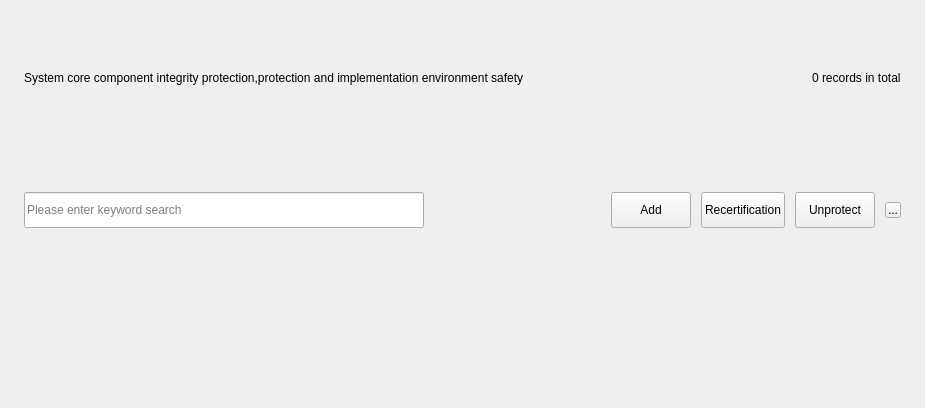
<?xml version="1.0" encoding="UTF-8"?>
<ui version="4.0">
 <class>ExecuteProtected</class>
 <widget class="QWidget" name="ExecuteProtected">
  <property name="geometry">
   <rect>
    <x>0</x>
    <y>0</y>
    <width>925</width>
    <height>408</height>
   </rect>
  </property>
  <property name="windowTitle">
   <string>Form</string>
  </property>
  <layout class="QVBoxLayout" name="verticalLayout">
   <property name="spacing">
    <number>10</number>
   </property>
   <property name="leftMargin">
    <number>24</number>
   </property>
   <property name="topMargin">
    <number>16</number>
   </property>
   <property name="rightMargin">
    <number>0</number>
   </property>
   <property name="bottomMargin">
    <number>4</number>
   </property>
   <item>
    <layout class="QHBoxLayout" name="horizontalLayout">
     <property name="rightMargin">
      <number>24</number>
     </property>
     <item>
      <widget class="QLabel" name="m_note">
       <property name="minimumSize">
        <size>
         <width>420</width>
         <height>0</height>
        </size>
       </property>
       <property name="text">
        <string>System core component integrity protection,protection and implementation environment safety</string>
       </property>
      </widget>
     </item>
     <item>
      <spacer name="horizontalSpacer">
       <property name="orientation">
        <enum>Qt::Horizontal</enum>
       </property>
       <property name="sizeHint" stdset="0">
        <size>
         <width>40</width>
         <height>20</height>
        </size>
       </property>
      </spacer>
     </item>
     <item>
      <widget class="QLabel" name="m_tips">
       <property name="text">
        <string>0 records in total</string>
       </property>
      </widget>
     </item>
    </layout>
   </item>
   <item>
    <widget class="QWidget" name="m_controlLine" native="true">
     <layout class="QHBoxLayout" name="horizontalLayout_2">
      <property name="spacing">
       <number>10</number>
      </property>
      <property name="leftMargin">
       <number>0</number>
      </property>
      <property name="topMargin">
       <number>0</number>
      </property>
      <property name="rightMargin">
       <number>24</number>
      </property>
      <property name="bottomMargin">
       <number>0</number>
      </property>
      <item>
       <widget class="QLineEdit" name="m_search">
        <property name="sizePolicy">
         <sizepolicy hsizetype="Fixed" vsizetype="Fixed">
          <horstretch>0</horstretch>
          <verstretch>0</verstretch>
         </sizepolicy>
        </property>
        <property name="minimumSize">
         <size>
          <width>400</width>
          <height>36</height>
         </size>
        </property>
        <property name="maximumSize">
         <size>
          <width>440</width>
          <height>36</height>
         </size>
        </property>
        <property name="placeholderText">
         <string>Please enter keyword search</string>
        </property>
       </widget>
      </item>
      <item>
       <spacer name="horizontalSpacer_2">
        <property name="orientation">
         <enum>Qt::Horizontal</enum>
        </property>
        <property name="sizeHint" stdset="0">
         <size>
          <width>40</width>
          <height>20</height>
         </size>
        </property>
       </spacer>
      </item>
      <item>
       <widget class="QPushButton" name="m_add">
        <property name="sizePolicy">
         <sizepolicy hsizetype="Fixed" vsizetype="Fixed">
          <horstretch>0</horstretch>
          <verstretch>0</verstretch>
         </sizepolicy>
        </property>
        <property name="minimumSize">
         <size>
          <width>72</width>
          <height>36</height>
         </size>
        </property>
        <property name="text">
         <string>Add</string>
        </property>
       </widget>
      </item>
      <item>
       <widget class="QPushButton" name="m_recertification">
        <property name="sizePolicy">
         <sizepolicy hsizetype="Fixed" vsizetype="Fixed">
          <horstretch>0</horstretch>
          <verstretch>0</verstretch>
         </sizepolicy>
        </property>
        <property name="minimumSize">
         <size>
          <width>72</width>
          <height>36</height>
         </size>
        </property>
        <property name="text">
         <string>Recertification</string>
        </property>
       </widget>
      </item>
      <item>
       <widget class="QPushButton" name="m_unprotect">
        <property name="sizePolicy">
         <sizepolicy hsizetype="Fixed" vsizetype="Fixed">
          <horstretch>0</horstretch>
          <verstretch>0</verstretch>
         </sizepolicy>
        </property>
        <property name="minimumSize">
         <size>
          <width>72</width>
          <height>36</height>
         </size>
        </property>
        <property name="text">
         <string>Unprotect</string>
        </property>
       </widget>
      </item>
      <item>
       <widget class="QToolButton" name="m_refresh">
        <property name="maximumSize">
         <size>
          <width>16</width>
          <height>16</height>
         </size>
        </property>
        <property name="cursor">
         <cursorShape>PointingHandCursor</cursorShape>
        </property>
        <property name="text">
         <string>...</string>
        </property>
       </widget>
      </item>
     </layout>
    </widget>
   </item>
   <item>
    <widget class="KS::TP::ExecuteProtectedTable" name="m_executeTable" native="true"/>
   </item>
  </layout>
 </widget>
 <customwidgets>
  <customwidget>
   <class>KS::TP::ExecuteProtectedTable</class>
   <extends>QWidget</extends>
   <header>src/ui/tp/execute-protected-table.h</header>
   <container>1</container>
  </customwidget>
 </customwidgets>
 <resources/>
 <connections/>
</ui>
